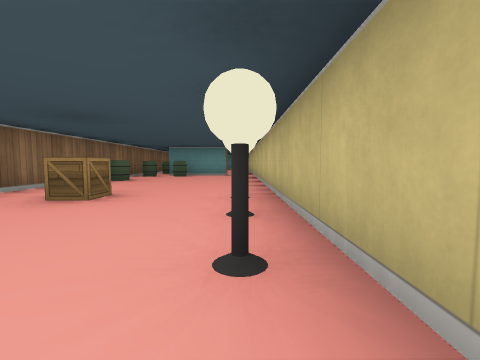
[1] (above)

12 first-person views from a walk through a cub3D maze. The camera is about half as high as the walls, tilts 4° down and sees 90° across. The floor is counted in squares. Each view is taken from the middle of a square. On the plan, view 1 faces up. The plan holds only what a view shows up to about 9 squares ahead; the rest is blank. The place goes on beyond the plan.

[2]
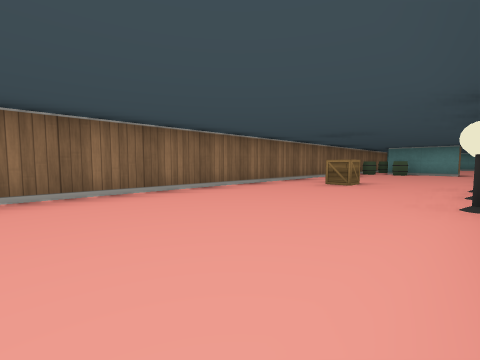

[3]
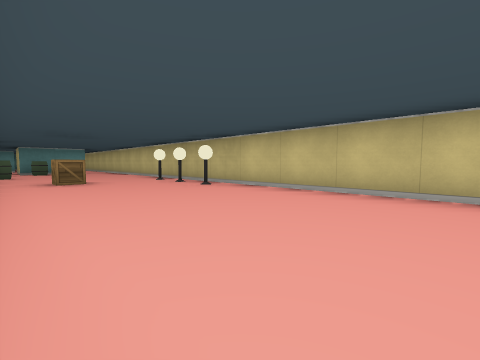

[4]
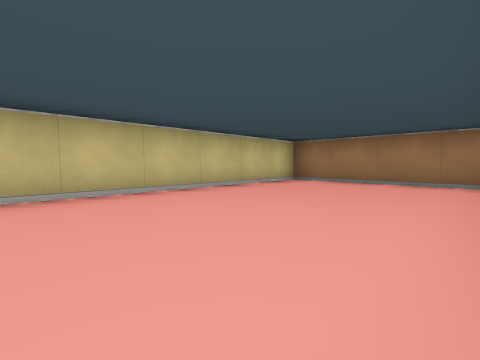

[5]
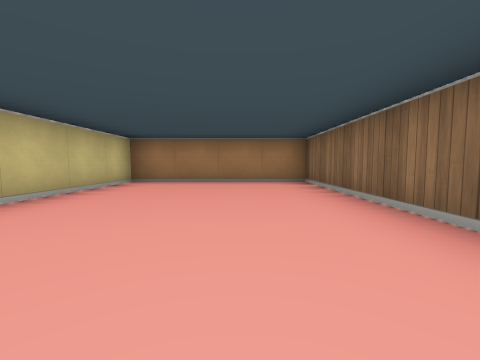

[6]
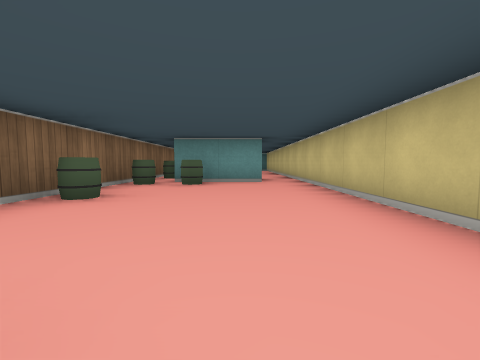

[7]
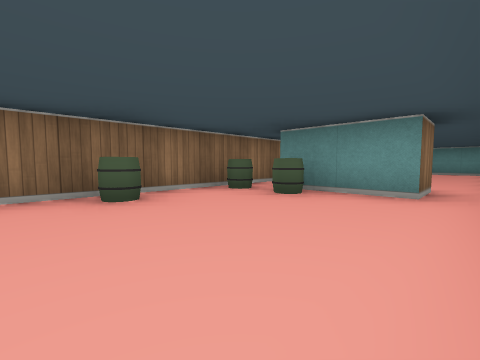

[8]
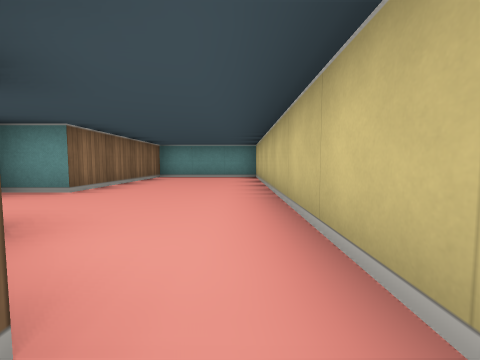

[9]
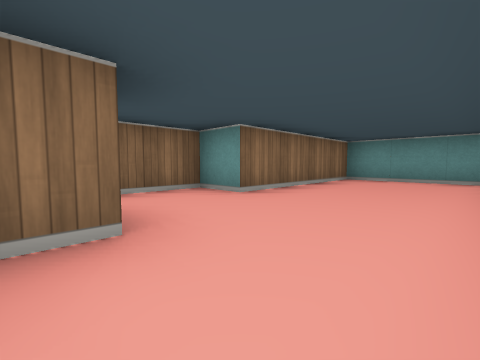

[10]
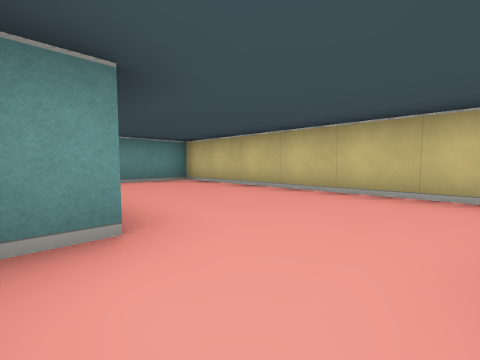

[11]
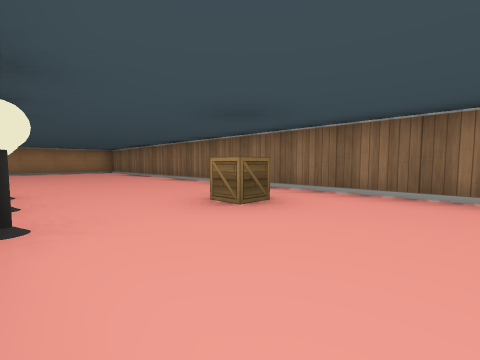

[12]
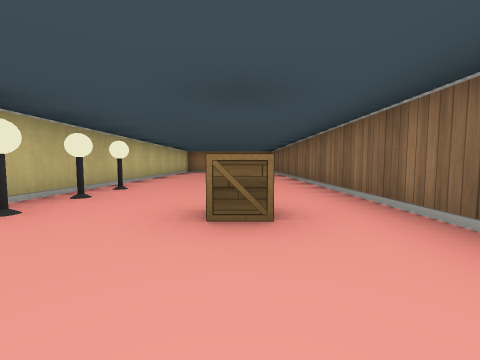

### Floor plan
Points are (right, up) in squares from view 1. A wall is a line through its corners. A room is listed if a view was taken in it or the views show most of it. See-through windows are left out.
Room 1 (views 1, 2, 3, 4, 5, 6, 7, 11, 12)
walls: (-0.5, 8.5) (-2.5, 8.5); (-3.5, 9) (-3.5, -6.5) (0.5, -6.5) (0.5, 8.5)
ways out: opening at (0, 9) to room 2
objects: barrel (-3, 6); barrel (-3, 8); crate (-2, 3); barrel (-2, 8); lamp (0, 1); lamp (0, 2); lamp (0, 3)
Room 2 (views 8, 9, 10)
walls: (-1.5, 10.6) (-1.5, 9.9); (-0.5, 9.5) (-0.5, 8.5); (0.5, 8.5) (0.5, 16.5) (-2.5, 16.5) (-2.5, 12.5) (-3.5, 12.5) (-3.5, 9)
ways out: opening at (0, 9) to room 1
objects: barrel (-3, 10)

Positions as (right, up) in squares from view 1, and headings:
1: (0, 0), facing up
2: (0, -2), facing up-left
3: (-3, -3), facing up-right
4: (-3, -1), facing down-right
5: (-2, -1), facing down
6: (-1, 3), facing up
7: (0, 5), facing up-left
8: (0, 9), facing up
9: (0, 10), facing up-left
10: (-3, 11), facing up-right
11: (0, 5), facing down-left
12: (-2, 5), facing down
